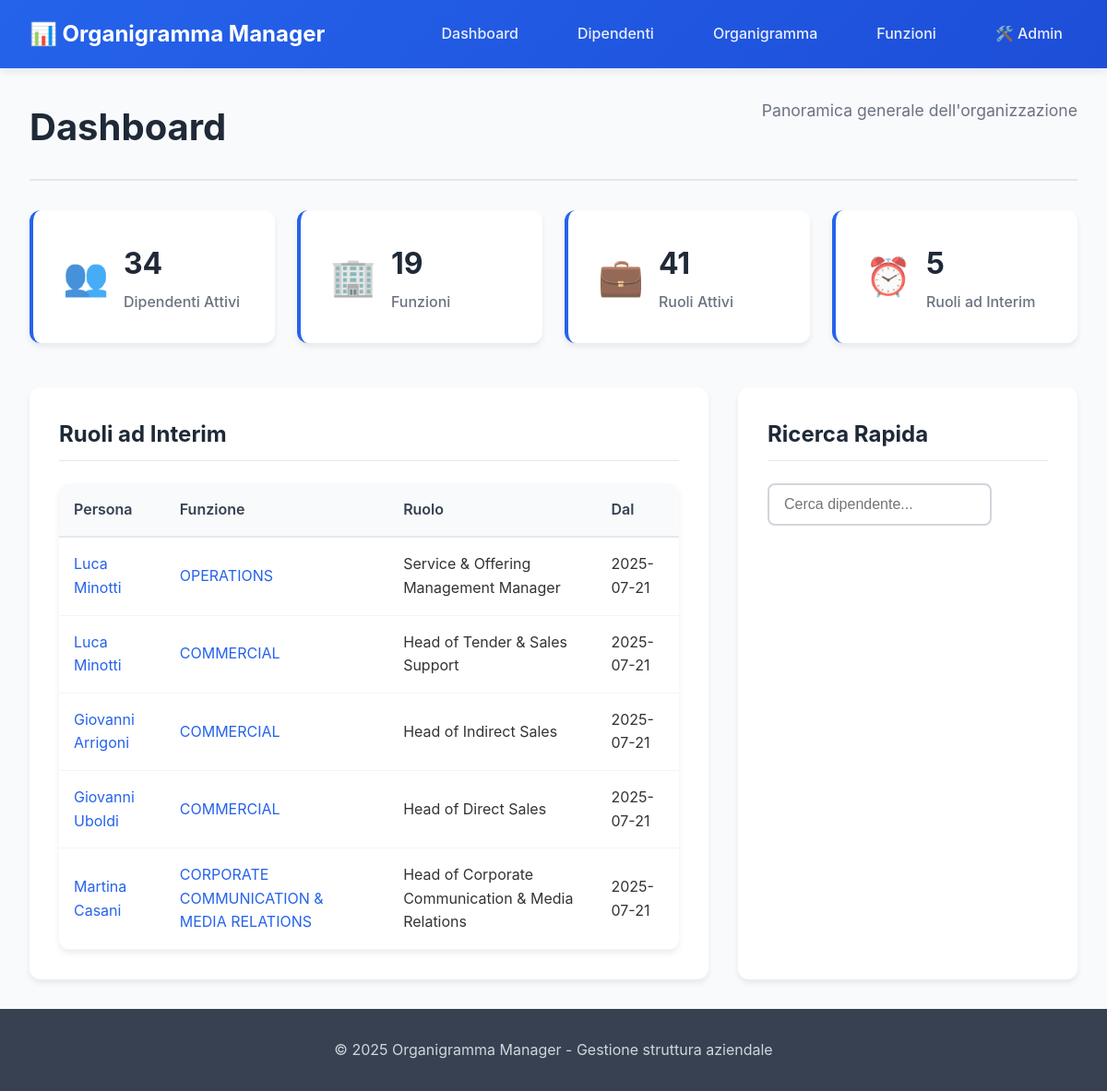
Before: / with the older database file.
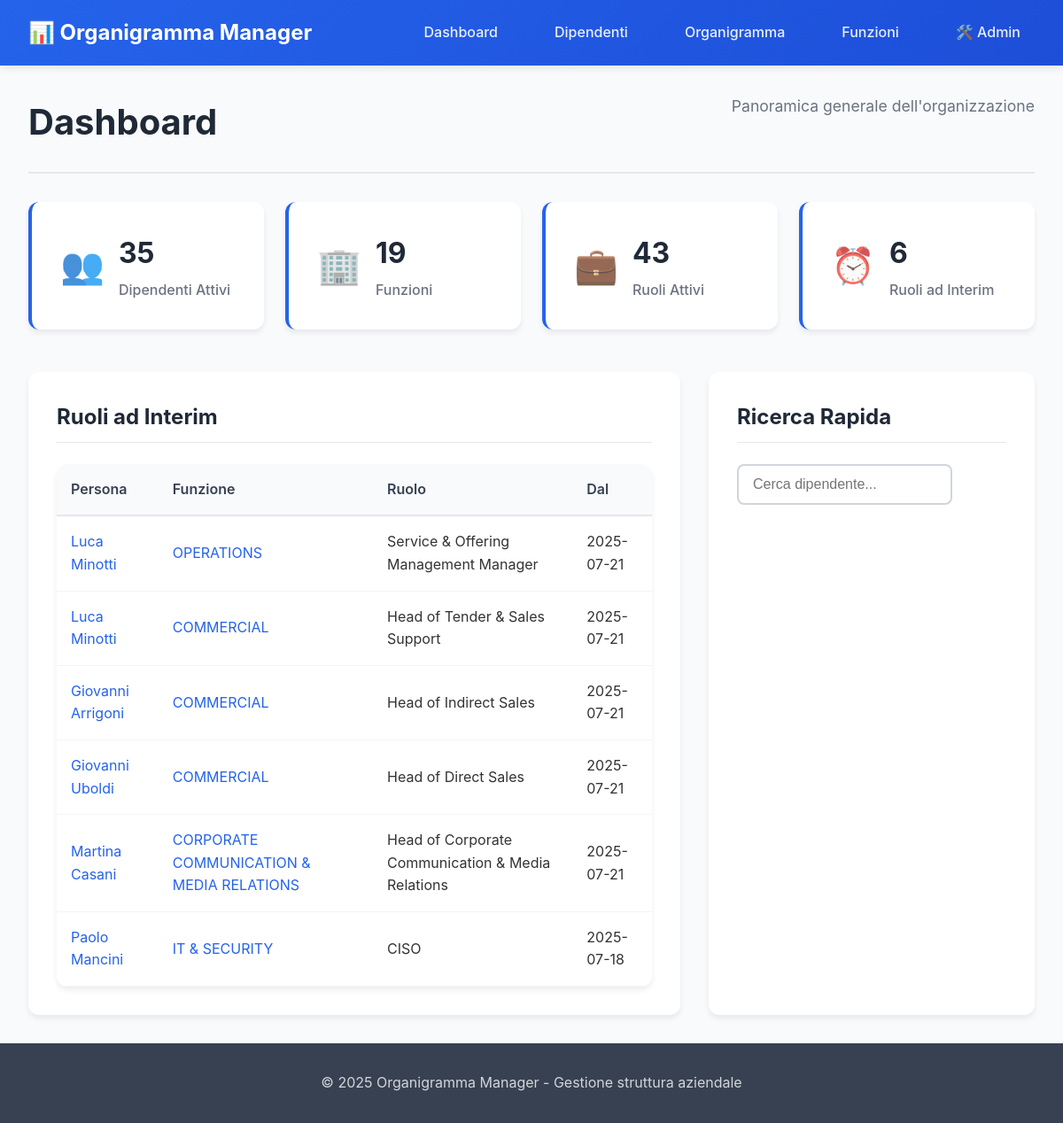
After: the same page with the newer database file.
### tables this page shows
CREATE TABLE roles (
    id INTEGER PRIMARY KEY AUTOINCREMENT,
    person_name TEXT NOT NULL REFERENCES persons(name) ON DELETE CASCADE,
    function_name TEXT NOT NULL REFERENCES functions(name) ON DELETE CASCADE,
    organizational_unit TEXT,
    job_title_name TEXT REFERENCES job_titles(name),
    percentage REAL DEFAULT 1.0 CHECK (percentage > 0 AND percentage <= 1),
    ad_interim BOOLEAN DEFAULT FALSE,
    reports_to TEXT REFERENCES persons(name),
    start_date DATE DEFAULT CURRENT_DATE,
    end_date DATE,
    flags TEXT(25),
    created_at DATETIME DEFAULT CURRENT_TIMESTAMP,
    updated_at DATETIME DEFAULT CURRENT_TIMESTAMP,
    CONSTRAINT valid_dates CHECK (end_date IS NULL OR end_date >= start_date)
);

### src/ui/app.py (the view)
@app.get("/", response_class=HTMLResponse)
async def dashboard(request: Request):
    try:
        data = service.get_dashboard_data()
        return templates.TemplateResponse("dashboard.html", {
            "request": request,
            "title": "Dashboard",
            **data
        })
    except Exception as e:
        logger.error(f"Errore dashboard: {e}")
        raise HTTPException(500, "Errore interno del server")

### src/web/templates/dashboard.html (shortened to what this page needs)
{% extends "base.html" %}
{% block content %}
<div class="page-header">
    <h1>Dashboard</h1>
    <p class="page-subtitle">Panoramica generale dell'organizzazione</p>
</div>
<div class="stats-grid">
    <div class="stat-card">
        <div class="stat-icon">👥</div>
        <div class="stat-content">
            <h3>{{ stats.total_persons }}</h3>
            <p>Dipendenti Attivi</p>
        </div>
    </div>
    <div class="stat-card">
        <div class="stat-icon">🏢</div>
        <div class="stat-content">
            <h3>{{ stats.total_functions }}</h3>
            <p>Funzioni</p>
        </div>
    </div>
    <div class="stat-card">
        <div class="stat-icon">💼</div>
        <div class="stat-content">
            <h3>{{ stats.total_roles }}</h3>
            <p>Ruoli Attivi</p>
        </div>
    </div>
    <div class="stat-card">
        <div class="stat-icon">⏰</div>
        <div class="stat-content">
            <h3>{{ stats.interim_roles }}</h3>
            <p>Ruoli ad Interim</p>
        </div>
    </div>
</div>
<div class="dashboard-sections">
    <div class="dashboard-section">
        <h2>Ruoli ad Interim</h2>
        {% if interim_roles %}
        <div class="table-container">
            <table class="data-table">
                <thead>
                    <tr>
                        <th>Persona</th>
                        <th>Funzione</th>
                        <th>Ruolo</th>
                        <th>Dal</th>
                    </tr>
                </thead>
                <tbody>
                    {% for role in interim_roles %}
                    <tr>
                        <td><a href="/employee/{{ role.person_name }}">{{ role.person_name }}</a></td>
                        <td><a href="/function/{{ role.function_name }}">{{ role.function_name }}</a></td>
                        <td>{{ role.job_title_name or 'N/A' }}</td>
                        <td>{{ role.start_date or 'N/A' }}</td>
                    </tr>
                    {% endfor %}
                </tbody>
            </table>
        </div>
        {% else %}
        <p class="no-data">Nessun ruolo ad interim attivo</p>
        {% endif %}
    </div>
    <div class="dashboard-section">
        <h2>Ricerca Rapida</h2>
        <div class="search-container">
            <input type="text" id="quick-search" placeholder="Cerca dipendente..." class="search-input">
        </div>
    </div>
</div>
{% endblock %}

Changed rows visible on the page:
added roles: person_name "Paolo Mancini", function_name "IT & SECURITY", job_title_name "CISO", start_date "2025-07-18"
Other visible differences:
{{ stats.total_persons }}: "34" → "35"
{{ stats.total_roles }}: "41" → "43"
{{ stats.interim_roles }}: "5" → "6"
